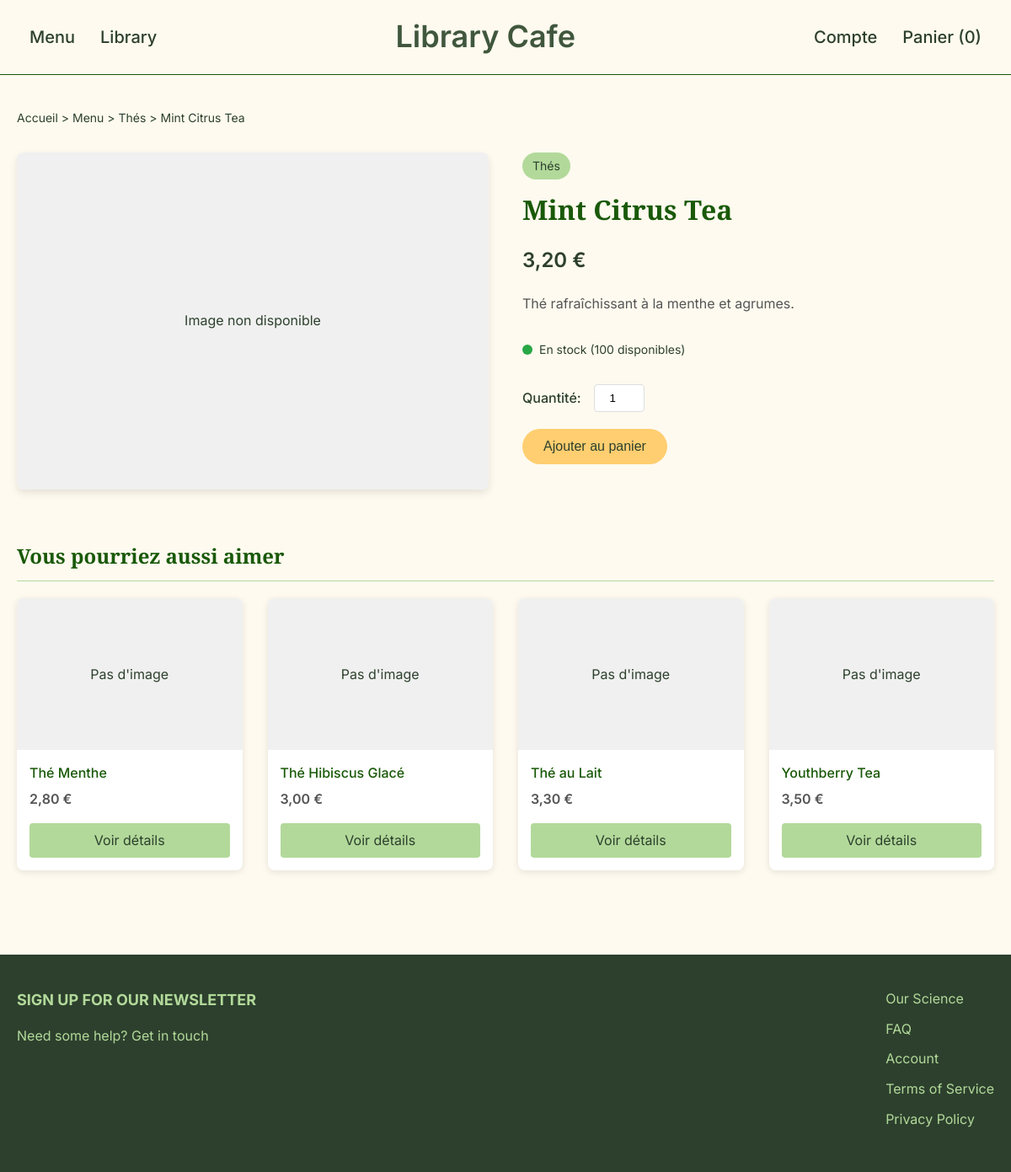
The page /produit.php?id=5 on the database its author committed.
### tables this page shows
CREATE TABLE `produits` (
  `id` int(11) NOT NULL,
  `nom` varchar(100) NOT NULL,
  `description` text DEFAULT NULL,
  `prix` decimal(5,2) NOT NULL,
  `stock` int(11) DEFAULT 100,
  `statut` varchar(50) DEFAULT 'Disponible',
  `image` varchar(255) DEFAULT NULL,
  `categorie_id` int(11) DEFAULT NULL,
  `categorie` varchar(50) DEFAULT NULL,
  `auteur` varchar(100) DEFAULT NULL,
  `annee` int(11) DEFAULT NULL,
  `type` varchar(20) DEFAULT 'Boisson',
  `fournisseur_id` int(11) DEFAULT NULL
);

CREATE TABLE `categories` (
  `id` int(11) NOT NULL,
  `nom` varchar(100) NOT NULL,
  `type` varchar(20) DEFAULT 'Boisson'
);

### produit.php (the view, shortened to what this page needs)
<?php
require_once 'bdd.php';
$id = intval($_GET['id']);
$stmt = $pdo->prepare("SELECT p.*, c.nom AS categorie_nom
                       FROM produits p
                       LEFT JOIN categories c ON p.categorie_id = c.id
                       WHERE p.id = ?");
$stmt->execute([$id]);
$produit = $stmt->fetch();
$produits_similaires = [];
if ($produit['categorie_id']) {
    $stmt = $pdo->prepare("SELECT * FROM produits
                           WHERE categorie_id = ? AND id != ?
                           LIMIT 4");
    $stmt->execute([$produit['categorie_id'], $id]);
    $produits_similaires = $stmt->fetchAll();
}
?>
<!DOCTYPE html>
<html lang="fr">
<head>
</head>
<body>
    <header>
        <div class="header-container">
            <nav class="left-nav">
                <ul>
                    <li><a href="menu.php">Menu</a></li>
                    <li><a href="library.php">Library</a></li>
                </ul>
            </nav>
            <a href="Accueil.php" class="logo">Library Cafe</a>
            <nav class="right-nav">
                <ul>
                    <li><a href="profil.php">Compte</a></li>
                    <li><a href="panier.php">Panier (<?= isset($_SESSION['panier']) ? count($_SESSION['panier']) : 0 ?>)</a></li>
                </ul>
            </nav>
        </div>
    </header>
    <main>
        <div class="container">
            <div class="breadcrumb">
                <a href="Accueil.php">Accueil</a> &gt;
                <a href="menu.php">Menu</a> &gt;
                <?php if ($produit['categorie_id']): ?>
                    <a href="menu.php?cat=<?= $produit['categorie_id'] ?>"><?= htmlspecialchars($produit['categorie_nom']) ?></a> &gt;
                <?php endif; ?>
                <span><?= htmlspecialchars($produit['nom']) ?></span>
            </div>
            <section class="product-detail">
                <div class="product-image">
                    <?php if (!empty($produit['image']) && file_exists($produit['image'])): ?>
                        <img src="<?= htmlspecialchars($produit['image']) ?>" alt="<?= htmlspecialchars($produit['nom']) ?>">
                    <?php else: ?>
                        <div style="width:100%; height:100%; display:flex; align-items:center; justify-content:center; background-color:#f0f0f0;">
                            <span>Image non disponible</span>
                        </div>
                    <?php endif; ?>
                </div>
                <div class="product-info">
                    <?php if ($produit['categorie_id']): ?>
                        <div class="product-category"><?= htmlspecialchars($produit['categorie_nom']) ?></div>
                    <?php endif; ?>
                    <h1 class="product-title"><?= htmlspecialchars($produit['nom']) ?></h1>
                    <div class="product-price"><?= number_format($produit['prix'], 2, ',', ' ') ?> €</div>
                    <?php if (isset($produit['description']) && !empty($produit['description'])): ?>
                        <div class="product-description"><?= nl2br(htmlspecialchars($produit['description'])) ?></div>
                    <?php else: ?>
                        <div class="product-description">Aucune description disponible pour ce produit.</div>
                    <?php endif; ?>
                    <div class="product-stock">
                        <?php if ($produit['stock'] > 10): ?>
                            <div class="stock-indicator in-stock"></div>
                            <span>En stock (<?= $produit['stock'] ?> disponibles)</span>
                        <?php elseif ($produit['stock'] > 0): ?>
                            <div class="stock-indicator low-stock"></div>
                            <span>Stock limité (<?= $produit['stock'] ?> restants)</span>
                        <?php else: ?>
                            <div class="stock-indicator out-of-stock"></div>
                            <span>Rupture de stock</span>
                        <?php endif; ?>
                    </div>
                    <div class="product-actions">
                        <form method="post" action="add_to_cart.php">
                            <div class="quantity-selector">
                                <label for="quantity">Quantité:</label>
                                <input type="number" id="quantity" name="quantité" value="1" min="1" max="<?= $produit['stock'] ?>" class="quantity-input">
                            </div>
                            <button type="submit" class="add-to-cart-btn" <?= $produit['stock'] <= 0 ? 'disabled' : '' ?>>
                                Ajouter au panier
                            </button>
                        </form>
                    </div>
                </div>
            </section>
            <?php if (!empty($produits_similaires)): ?>
                <section class="similar-products">
                    <h2 class="section-title">Vous pourriez aussi aimer</h2>
                    <div class="products-grid">
                        <?php foreach ($produits_similaires as $produit): ?>
                            <div class="product-card">
                                <div class="card-image">
                                    <?php if (!empty($produit['image']) && file_exists($produit['image'])): ?>
                                        <img src="<?= htmlspecialchars($produit['image']) ?>" alt="<?= htmlspecialchars($produit['nom']) ?>">
                                    <?php else: ?>
                                        <div style="width:100%; height:100%; display:flex; align-items:center; justify-content:center; background-color:#f0f0f0;">
                                            <span>Pas d'image</span>
                                        </div>
                                    <?php endif; ?>
                                </div>
                                <div class="card-content">
                                    <h3 class="card-title"><?= htmlspecialchars($produit['nom']) ?></h3>
                                    <div class="card-price"><?= number_format($produit['prix'], 2, ',', ' ') ?> €</div>
                                    <a href="produit.php?id=<?= $produit['id'] ?>" class="card-button">Voir détails</a>
                                </div>
                            </div>
                        <?php endforeach; ?>
                    </div>
                </section>
            <?php endif; ?>
        </div>
    </main>
    <footer>
        <div class="footer-container">
            <div class="footer-links">
                <h3>SIGN UP FOR OUR NEWSLETTER</h3>
                <p>Need some help? Get in touch</p>
            </div>
            <div class="footer-links">
                <ul>
                    <li><a href="#">Our Science</a></li>
                    <li><a href="#">FAQ</a></li>
                    <li><a href="#">Account</a></li>
                    <li><a href="#">Terms of Service</a></li>
                    <li><a href="#">Privacy Policy</a></li>
                </ul>
            </div>
        </div>
    </footer>
</body>
</html>

### produit.php (style rules this page uses)
* { margin: 0; padding: 0; box-sizing: border-box; }
body { font-family: 'Inter', sans-serif; background-color: #FEFAEF; color: #2D402D; line-height: 1.6; }
.container { max-width: 1280px; margin: 0 auto; padding: 0 20px; }
header { background-color: #FEFAEF; border-bottom: 1px solid #195908; padding: 15px 0; }
.header-container { display: flex; justify-content: space-between; align-items: center; max-width: 1280px; margin: 0 auto; padding: 0 20px; }
.logo { font-family: 'Inter', sans-serif; font-size: 36px; font-weight: 600; color: #40573D; text-decoration: none; }
nav ul { display: flex; list-style: none; }
nav li { margin: 0 15px; }
nav a { color: #2D402D; text-decoration: none; font-weight: 500; font-size: 20px; }
main { padding: 40px 0; }
.breadcrumb { margin-bottom: 30px; font-size: 14px; }
.breadcrumb a { color: #2D402D; text-decoration: none; }
.product-detail { display: flex; gap: 40px; margin-bottom: 60px; }
.product-image { flex: 1; position: relative; border-radius: 8px; overflow: hidden; box-shadow: 0 4px 10px rgba(0,0,0,0.1); height: 400px; background-color: white; }
.product-info { flex: 1; }
.product-category { display: inline-block; background-color: #B2D99A; color: #2D402D; padding: 5px 12px; border-radius: 50px; font-size: 14px; margin-bottom: 10px; }
.product-title { font-family: 'Instrument Serif', serif; font-size: 32px; color: #195908; margin-bottom: 15px; }
.product-price { font-size: 24px; font-weight: 600; margin-bottom: 20px; }
.product-description { margin-bottom: 30px; color: #555; }
.product-stock { display: flex; align-items: center; margin-bottom: 20px; font-size: 14px; }
.stock-indicator { width: 12px; height: 12px; border-radius: 50%; margin-right: 8px; }
.in-stock { background-color: #28a745; }
.product-actions { margin-top: 30px; }
.quantity-selector { display: flex; align-items: center; margin-bottom: 20px; }
.quantity-selector label { margin-right: 15px; font-weight: 500; }
.quantity-input { width: 60px; padding: 8px; text-align: center; border: 1px solid #ddd; border-radius: 4px; }
.add-to-cart-btn { display: inline-block; padding: 12px 25px; background-color: #FFCE70; color: #2D402D; border: none; border-radius: 50px; font-weight: 500; cursor: pointer; font-size: 16px; transition: background-color 0.3s; }
.similar-products { margin-top: 60px; }
.section-title { font-family: 'Instrument Serif', serif; font-size: 24px; color: #195908; margin-bottom: 20px; padding-bottom: 10px; border-bottom: 1px solid #B2D99A; }
.products-grid { display: grid; grid-template-columns: repeat(auto-fill, minmax(250px, 1fr)); gap: 30px; }
.product-card { background-color: white; border-radius: 8px; overflow: hidden; box-shadow: 0 2px 8px rgba(0,0,0,0.1); transition: transform 0.3s; }
.card-image { height: 180px; overflow: hidden; }
.card-content { padding: 15px; }
.card-title { font-weight: 500; margin-bottom: 5px; color: #195908; font-size: 16px; }
.card-price { color: #555; font-weight: 600; margin-bottom: 15px; }
.card-button { display: block; width: 100%; padding: 8px 0; background-color: #B2D99A; color: #2D402D; text-align: center; border-radius: 4px; text-decoration: none; transition: background-color 0.3s; }
footer { background-color: #2D402D; color: #B2D99A; padding: 40px 0; margin-top: 60px; }
.footer-container { display: flex; justify-content: space-between; max-width: 1280px; margin: 0 auto; padding: 0 20px; }
.footer-links h3 { font-size: 18px; margin-bottom: 15px; }
.footer-links ul { list-style: none; }
.footer-links li { margin-bottom: 10px; }
.footer-links a { color: #B2D99A; text-decoration: none; }

### rows shown on the page
produits: categorie.nom "Thés", nom "Mint Citrus Tea", prix "3,20", description "Thé rafraîchissant à la menthe et agrumes.", stock "100"
produits: shows "Pas d'image", nom "Thé Menthe", prix "2,80"
produits: shows "Pas d'image", nom "Thé Hibiscus Glacé", prix "3,00"
produits: shows "Pas d'image", nom "Thé au Lait", prix "3,30"
produits: shows "Pas d'image", nom "Youthberry Tea", prix "3,50"
